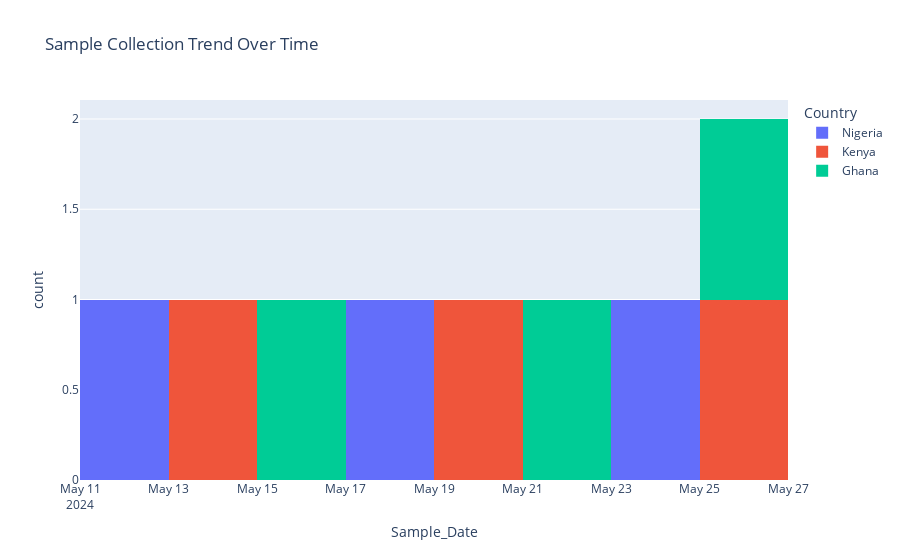

Write notebook code for a chart like this one.
### Code cell
# Trend of isolates collected over time
fig_time = px.histogram(
    df,
    x="Sample_Date",
    color="Country",
    title="Sample Collection Trend Over Time",
    nbins=10
)
fig_time.show()

### Figure 1 — Plotly figure (JSON) as saved in the notebook; plotly's stock layout.template omitted (floating-point values rounded to 4 significant figures)
{"data": [{"bingroup": "x", "hovertemplate": "Country=Nigeria<br>Sample_Date=%{x}<br>count=%{y}<extra></extra>", "legendgroup": "Nigeria", "marker": {"color": "#636efa", "pattern": {"shape": ""}}, "name": "Nigeria", "nbinsx": 10, "orientation": "v", "showlegend": true, "type": "histogram", "x": ["2024-05-12", "2024-05-17", "2024-05-23"], "xaxis": "x", "yaxis": "y"}, {"bingroup": "x", "hovertemplate": "Country=Kenya<br>Sample_Date=%{x}<br>count=%{y}<extra></extra>", "legendgroup": "Kenya", "marker": {"color": "#EF553B", "pattern": {"shape": ""}}, "name": "Kenya", "nbinsx": 10, "orientation": "v", "showlegend": true, "type": "histogram", "x": ["2024-05-13", "2024-05-20", "2024-05-25"], "xaxis": "x", "yaxis": "y"}, {"bingroup": "x", "hovertemplate": "Country=Ghana<br>Sample_Date=%{x}<br>count=%{y}<extra></extra>", "legendgroup": "Ghana", "marker": {"color": "#00cc96", "pattern": {"shape": ""}}, "name": "Ghana", "nbinsx": 10, "orientation": "v", "showlegend": true, "type": "histogram", "x": ["2024-05-15", "2024-05-21", "2024-05-26"], "xaxis": "x", "yaxis": "y"}], "layout": {"barmode": "relative", "legend": {"title": {"text": "Country"}, "tracegroupgap": 0}, "title": {"text": "Sample Collection Trend Over Time"}, "xaxis": {"anchor": "y", "domain": [0, 1], "title": {"text": "Sample_Date"}}, "yaxis": {"anchor": "x", "domain": [0, 1], "title": {"text": "count"}}}}
